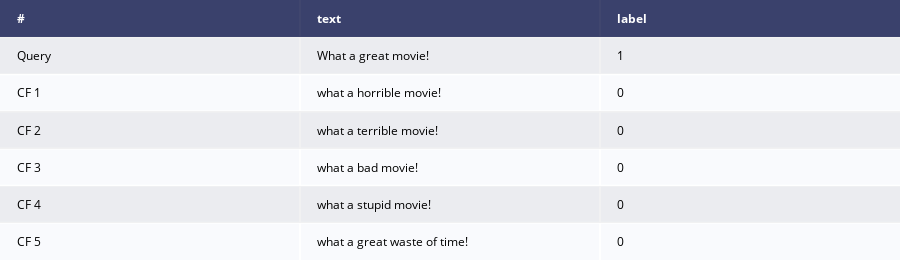

The cell this chart's notebook holds for it:
### Markdown cell above
## Image classification using ResNet50

### Code cell
import os
os.environ['CUDA_VISIBLE_DEVICE'] = '1'

import numpy as np
import transformers
from omnixai.data.text import Text
from omnixai.explainers.nlp import NLPExplainer

x = Text([
    "What a great movie!",
    "The Interview was neither that funny nor that witty. "
    "Even if there are words like funny and witty, the overall structure is a negative type."
])

# The preprocessing function
preprocess = lambda x: x.values
# A transformer model for sentiment analysis
model = transformers.pipeline(
    'sentiment-analysis',
    model='distilbert-base-uncased-finetuned-sst-2-english',
    return_all_scores=True
)
# The postprocessing function
postprocess = lambda outputs: np.array([[s["score"] for s in ss] for ss in outputs])


explainer = NLPExplainer(
    explainers=["polyjuice"],
    mode="classification",
    model=model,
    preprocess=preprocess,
    postprocess=postprocess
)
local_explanations = explainer.explain(x)
print("Counterfactual results:")
local_explanations['polyjuice'].ipython_plot()

### Figure 1 — Plotly figure (JSON) as saved in the notebook; plotly's stock layout.template omitted (floating-point values rounded to 4 significant figures)
{"data": [{"colorscale": [[0, "#00083e"], [0.5, "#ededee"], [1, "#ffffff"]], "hoverinfo": "none", "opacity": 0.75, "showscale": false, "type": "heatmap", "z": [[0, 0, 0], [0.5, 0.5, 0.5], [1, 1, 1], [0.5, 0.5, 0.5], [1, 1, 1], [0.5, 0.5, 0.5], [1, 1, 1]]}], "layout": {"annotations": [{"align": "left", "font": {"color": "#ffffff"}, "showarrow": false, "text": "<b>#</b>", "x": -0.45, "xanchor": "left", "xref": "x", "y": 0, "yref": "y"}, {"align": "left", "font": {"color": "#ffffff"}, "showarrow": false, "text": "<b>text</b>", "x": 0.55, "xanchor": "left", "xref": "x", "y": 0, "yref": "y"}, {"align": "left", "font": {"color": "#ffffff"}, "showarrow": false, "text": "<b>label</b>", "x": 1.55, "xanchor": "left", "xref": "x", "y": 0, "yref": "y"}, {"align": "left", "font": {"color": "#000000"}, "showarrow": false, "text": "Query", "x": -0.45, "xanchor": "left", "xref": "x", "y": 1, "yref": "y"}, {"align": "left", "font": {"color": "#000000"}, "showarrow": false, "text": "What a great movie!", "x": 0.55, "xanchor": "left", "xref": "x", "y": 1, "yref": "y"}, {"align": "left", "font": {"color": "#000000"}, "showarrow": false, "text": "1", "x": 1.55, "xanchor": "left", "xref": "x", "y": 1, "yref": "y"}, {"align": "left", "font": {"color": "#000000"}, "showarrow": false, "text": "CF 1", "x": -0.45, "xanchor": "left", "xref": "x", "y": 2, "yref": "y"}, {"align": "left", "font": {"color": "#000000"}, "showarrow": false, "text": "what a horrible movie!", "x": 0.55, "xanchor": "left", "xref": "x", "y": 2, "yref": "y"}, {"align": "left", "font": {"color": "#000000"}, "showarrow": false, "text": "0", "x": 1.55, "xanchor": "left", "xref": "x", "y": 2, "yref": "y"}, {"align": "left", "font": {"color": "#000000"}, "showarrow": false, "text": "CF 2", "x": -0.45, "xanchor": "left", "xref": "x", "y": 3, "yref": "y"}, {"align": "left", "font": {"color": "#000000"}, "showarrow": false, "text": "what a terrible movie!", "x": 0.55, "xanchor": "left", "xref": "x", "y": 3, "yref": "y"}, {"align": "left", "font": {"color": "#000000"}, "showarrow": false, "text": "0", "x": 1.55, "xanchor": "left", "xref": "x", "y": 3, "yref": "y"}, {"align": "left", "font": {"color": "#000000"}, "showarrow": false, "text": "CF 3", "x": -0.45, "xanchor": "left", "xref": "x", "y": 4, "yref": "y"}, {"align": "left", "font": {"color": "#000000"}, "showarrow": false, "text": "what a bad movie!", "x": 0.55, "xanchor": "left", "xref": "x", "y": 4, "yref": "y"}, {"align": "left", "font": {"color": "#000000"}, "showarrow": false, "text": "0", "x": 1.55, "xanchor": "left", "xref": "x", "y": 4, "yref": "y"}, {"align": "left", "font": {"color": "#000000"}, "showarrow": false, "text": "CF 4", "x": -0.45, "xanchor": "left", "xref": "x", "y": 5, "yref": "y"}, {"align": "left", "font": {"color": "#000000"}, "showarrow": false, "text": "what a stupid movie!", "x": 0.55, "xanchor": "left", "xref": "x", "y": 5, "yref": "y"}, {"align": "left", "font": {"color": "#000000"}, "showarrow": false, "text": "0", "x": 1.55, "xanchor": "left", "xref": "x", "y": 5, "yref": "y"}, {"align": "left", "font": {"color": "#000000"}, "showarrow": false, "text": "CF 5", "x": -0.45, "xanchor": "left", "xref": "x", "y": 6, "yref": "y"}, {"align": "left", "font": {"color": "#000000"}, "showarrow": false, "text": "what a great waste of time!", "x": 0.55, "xanchor": "left", "xref": "x", "y": 6, "yref": "y"}, {"align": "left", "font": {"color": "#000000"}, "showarrow": false, "text": "0", "x": 1.55, "xanchor": "left", "xref": "x", "y": 6, "yref": "y"}], "height": 260, "margin": {"b": 0, "l": 0, "r": 0, "t": 0}, "xaxis": {"dtick": 1, "gridwidth": 2, "showticklabels": false, "tick0": -0.5, "ticks": "", "zeroline": false}, "yaxis": {"autorange": "reversed", "dtick": 1, "gridwidth": 2, "showticklabels": false, "tick0": 0.5, "ticks": "", "zeroline": false}}}
